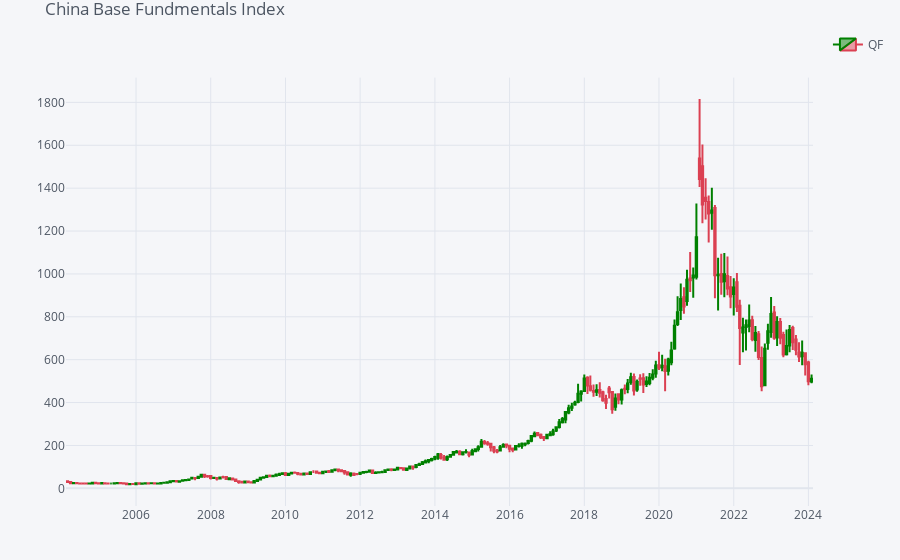

The cell this chart's notebook holds for it:
### Code cell
cf.set_config_file(offline=True, world_readable=True)
qf = cf.QuantFig(indexation, title="China Base Fundmentals Index", legend="right", name="QF")
# qf.add_volume()
# qf.add_trendline('2004-03-01','2024-01-01',on='close',textangle=0)
qf.iplot(up_color='green',down_color='red')

### Figure 1 — Plotly figure (JSON) as saved in the notebook; plotly's stock layout.template omitted (floating-point values rounded to 4 significant figures; data arrays with more than 128 entries replaced by an {"elided": "..."} marker saying what was removed)
{"data": [{"close": {"elided": "240 float values"}, "decreasing": {"line": {"color": "#db4052"}}, "high": {"elided": "240 float values"}, "increasing": {"line": {"color": "#008000"}}, "low": {"elided": "240 float values"}, "name": "QF", "open": {"elided": "240 float values"}, "showlegend": true, "type": "candlestick", "x": {"elided": "240 str values"}, "yaxis": "y2"}], "layout": {"autosize": true, "legend": {"bgcolor": "#F5F6F9", "font": {"color": "#4D5663"}}, "margin": {"b": 30, "l": 30, "r": 30, "t": 30}, "paper_bgcolor": "#F5F6F9", "plot_bgcolor": "#F5F6F9", "showlegend": true, "title": {"font": {"color": "#4D5663"}, "text": "China Base Fundmentals Index"}, "xaxis": {"anchor": "y2", "autorange": true, "gridcolor": "#E1E5ED", "range": ["2004-02-16", "2024-02-15"], "rangeselector": {"bgcolor": "rgba(150, 200, 250, 1)", "buttons": [{"count": 1, "label": "1m", "step": "month", "stepmode": "backward"}, {"count": 1, "label": "1y", "step": "year", "stepmode": "backward"}], "font": {"size": 13}, "visible": false, "x": 0, "y": 0.9}, "rangeslider": {"visible": false, "yaxis2": {}}, "showgrid": true, "tickfont": {"color": "#4D5663"}, "title": {"font": {"color": "#4D5663"}, "text": ""}, "type": "date", "zerolinecolor": "#E1E5ED"}, "yaxis": {"gridcolor": "#E1E5ED", "showgrid": true, "showticklabels": false, "tickfont": {"color": "#4D5663"}, "title": {"font": {"color": "#4D5663"}, "text": ""}, "zerolinecolor": "#E1E5ED"}, "yaxis2": {"autorange": true, "domain": [0, 0.9], "gridcolor": "#E1E5ED", "range": [-82.39, 1916.0], "showgrid": true, "tickfont": {"color": "#4D5663"}, "title": {"font": {"color": "#4D5663"}, "text": ""}, "zerolinecolor": "#E1E5ED"}}}
